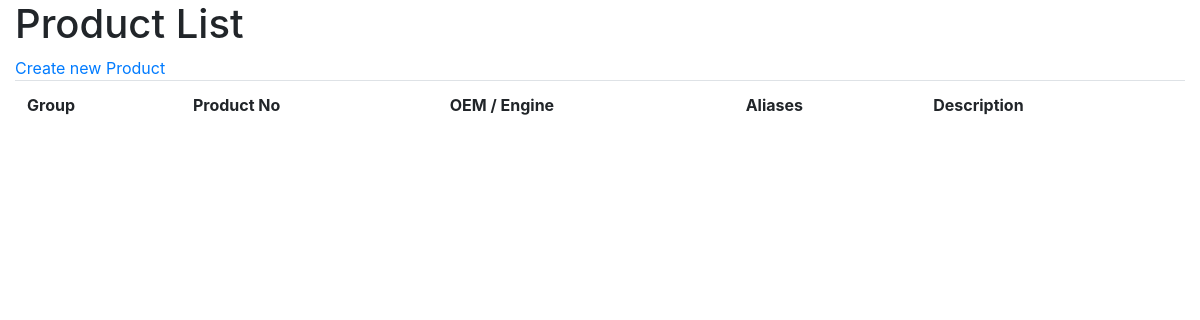
Before: /products/ with the older database file.
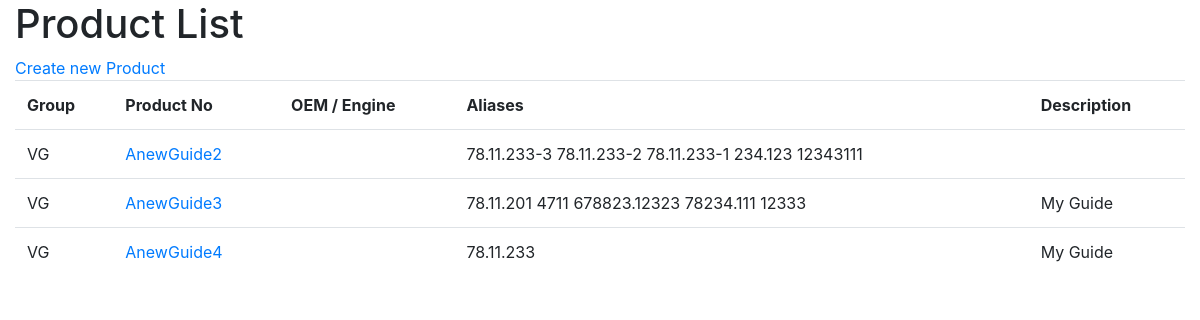
After: the same page with the newer database file.
### products/models.py (models this page shows, shortened)
class Product(models.Model):
    PRODUCT_GROUPS = (
        ('VG', 'Valve Guide'),
        ('VS', 'Valve Seat'),
        ('EV', 'Engine Valve'),
        ('EVO', 'Engine Valve Other'),
        ('NGP', '(Normalien)Guide Pin'),
        ('NLS', '(Normalien)Limit Switch'),
        ('NLS', '(Normalien)Other'),
        ('O', 'Other'),
    )
    product_no = models.CharField(max_length=50, unique=True, verbose_name="Product No.")
    product_group = models.CharField(max_length=50, choices=PRODUCT_GROUPS, default="O", verbose_name="Product Group")
    engine = models.CharField(max_length=50, blank=True, verbose_name="Engine")
    oem = models.CharField(max_length=50, blank=True, verbose_name="Engine OEM")
    side = models.CharField(max_length=50, choices=(('IN', 'Inlet'), ('EX', 'Exhaust'), ('IN/EX', 'Inlet/Exhaust')),
                            blank=True, verbose_name="Side")
    flavor = models.CharField(max_length=50, choices=(('STD', 'Standard'), ('OVZ', 'Oversize'), ('TUN', 'Tuning'),
                                                       ('OTH','Other')),
                            blank=True, verbose_name="Flavor")
    description = models.TextField(max_length=200, blank=True, verbose_name="Description")
    def get_absolute_url(self):
        return "/products/%i/" % self.id

class ProductAlias(models.Model):
    product = models.ForeignKey(Product)
    vendor = models.TextField(max_length=200, verbose_name="Vendor")
    product_no = models.TextField(max_length=50, unique=True, verbose_name="Product No.")
    description = models.TextField(max_length=200, blank=True, verbose_name="Description")

### products/views.py (the view)
class ProductListView(generic.ListView):
    model = models.Product
    template_name = 'product_list.html'

### templates/product_list.html (shortened to what this page needs)
{% extends 'base.html' %}
{% block  header_text%} Product List {% endblock %}
{% block  page_content%}
        <a id="add_product_link" href="/products/add">Create new Product</a>
        <br/>
        <table id="id_product_table" class="table">
            <tr>
                <th>Group</th>
                <th>Product No</th>
                <th>OEM / Engine</th>
                <th>Aliases</th>
                <th>Description</th>
            </tr>
             {% for product in object_list %}
                 <tr>
                    <td> {{ product.product_group}}</td>
                    <td> <a href={{ product.get_absolute_url }}>{{ product.product_no }}</a></td>
                    <td> {{ product.oem }} {{ product.engine }}</td>
                    <td>
                         {% for alias in product.productalias_set.all %}
                            {{ alias.product_no }}
                         {% endfor %}
                    </td>
                    <td> {{ product.description }}</td>
                </tr>
             {% endfor %}
        </table>
 {% endblock %}

### templates/base.html (shortened to what this page needs)
<!DOCTYPE html>
<html lang="en">
{% load staticfiles %}
<head>
    <link rel="stylesheet" type="text/css" href="{% static "bootstrap/css/bootstrap.min.css" %}" media="screen">
</head>
<body>
    <div class="container-fluid">
        <div class="page-header">
            <h1>{% block header_text %}{% endblock %}</h1>
        </div>
        {% block page_content %}
        {% endblock %}
    </div>
</body>
</html>

Changed rows visible on the page:
added Product: product_group "VG", product_no "AnewGuide2"
added ProductAlias: product_no "78.11.233-3", shown under "VG"
added ProductAlias: product_no "78.11.233-2", shown under "VG"
added ProductAlias: product_no "78.11.233-1", shown under "VG"
added ProductAlias: product_no "234.123", shown under "VG"
added ProductAlias: product_no "12343111", shown under "VG"
added Product: product_group "VG", product_no "AnewGuide3", description "My Guide"
added ProductAlias: product_no "78.11.201", shown under "VG"
added ProductAlias: product_no "4711", shown under "VG"
added ProductAlias: product_no "678823.12323", shown under "VG"
added ProductAlias: product_no "78234.111", shown under "VG"
added ProductAlias: product_no "12333", shown under "VG"
added Product: product_group "VG", product_no "AnewGuide4", description "My Guide"
added ProductAlias: product_no "78.11.233", shown under "VG"
